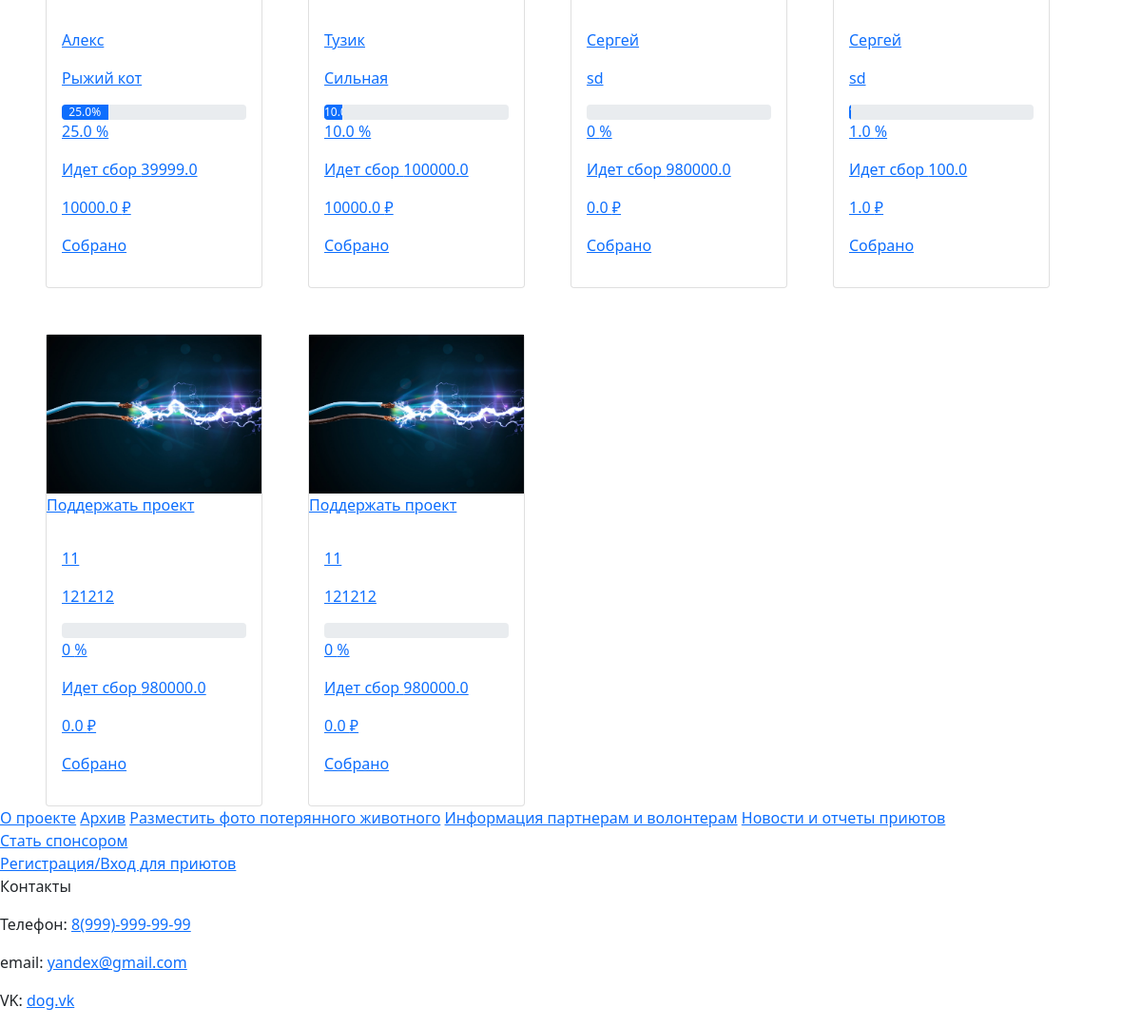
The app's page /allAnimals (lower part), older data.
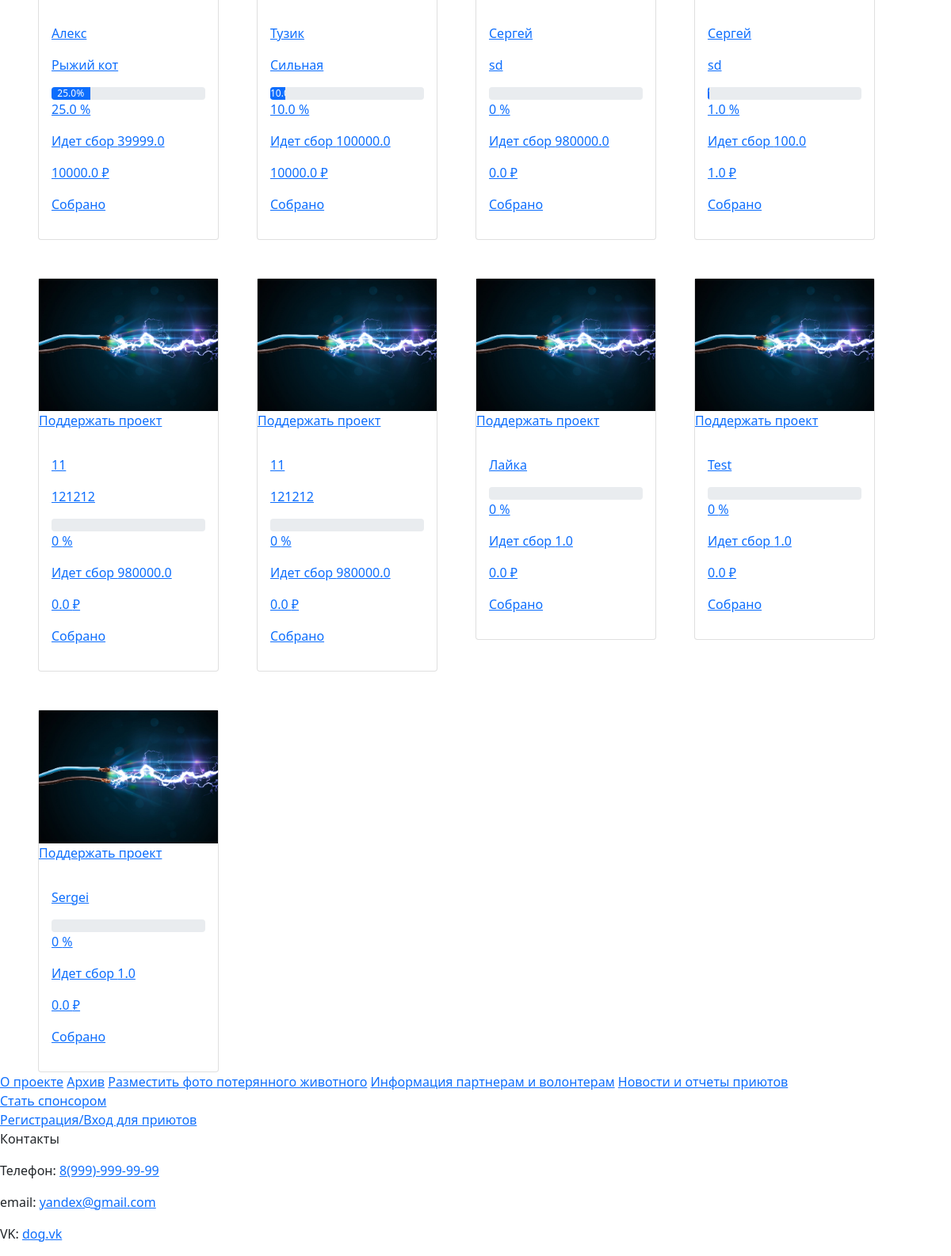
The same page, newer data.
### Main/models.py (models this page shows, shortened)
class Collection(models.Model): # Карточка с животным
    name = models.CharField(max_length=200)
    comment = models.TextField(blank=True, null=True)
    summ = models.FloatField(max_length=200)
    summ_now = models.FloatField(max_length=200, blank=True, null=True)
    summ_persent = models.CharField(max_length=200, blank=True, null=True)
    photo = models.ImageField(upload_to='static/img/cardsAnimal', blank=True, null=True)
    video = models.FileField(upload_to='static/video/cardsAnimal', blank=True, null=True)
    status = models.CharField(max_length=200, choices=(("В приюте", "В приюте"), ("Забрали", "Забрали"), ("Не опреденно", "Не опреденно"), ("Архив", "Архив")))
    breed = models.CharField(max_length=200, blank=True, null=True)
    gender = models.CharField(max_length=10, choices=(('Девочка', 'Девочка'), ('Мальчик', 'Мальчик')), blank=True, null=True)
    age = models.CharField(max_length=200, blank=True, null=True)
    city = models.CharField(max_length=200)
    choice_shelter = models.ForeignKey(AccountShelter, on_delete=models.CASCADE, blank=True, null=True)

### Main/views.py (the view)
# urls.py: path('allAnimals', views.allAnimals, name='allAnimals'),
def allAnimals(request):
    collection = Collection.objects.all()
    shelterAll = AccountShelter.objects.all()
    citys = []
    for city in shelterAll:
        if city.city not in citys:
            citys.append(city.city)
    shelters = []
    for shelter in shelterAll:
        shelters.append(shelter)
    return render(request, "allAnimals.html", {"collection": collection,
                                                "citys": citys,
                                                "shelters": shelters})

### Main/models.py (called while the page is built)
    def __str__(self):
        return self.name

### Main/templatetags/help_filter.py (called while the page is built)
@register.simple_tag
def persent(value_1, value_2):
    if value_1 == 0 or value_2 == 0:
        return 0
    else:
        return round(float(value_1 / value_2) * 100, 2)

### templates/allAnimals.html (shortened to what this page needs)
{% extends 'base.html' %}
{% load help_filter %}
{% block content %}
<section class="container-fluid cards row g-5" id="cards_animal">
    {% for card in collection %}
    <div class="col-3 col-offset-2 card_animal" name="{{card.choice_shelter}}+{{card.city}}">
        <a href="help/{{card.id}}" class="card">
            <div class="img">
                <img class="w-100" src="/static/img/header.jpg">
                <p class="post_text">Поддержать проект</p>
            </div>
            <div class="p-3">
                <p class="name">{{card.name}}</p>
                <p class="text">{{card.comment}}</p>
                <div class="progress">
                    <div class="progress-bar" role="progressbar" style="width:{% persent card.summ_now card.summ %}%" aria-valuenow="5" aria-valuemin="0" aria-valuemax="100">{% persent card.summ_now card.summ %}%</div>
                </div>
                <div class="info">
                    <div class="left">
                        <p class="persent">{% persent card.summ_now card.summ %} %</p>
                        <p class="info_text">Идет сбор {{card.summ}}</p>
                    </div>
                    <div class="right">
                        <p class="summ">{{card.summ_now}} ₽</p>
                        <p class="info_text">Собрано</p>
                    </div>
                </div>
            </div>
        </a>
    </div>
    {% endfor %}
</section>
{% endblock %}

### templates/base.html (shortened to what this page needs)
<!DOCTYPE html>
{% load sass_tags %}
{% load static %}
<html>
    <head>
        <link href="{% sass_src 'css/styles.scss' %}" rel="stylesheet" type="text/css" />
        <link href="https://cdn.jsdelivr.net/npm/bootstrap@5.1.3/dist/css/bootstrap.min.css" rel="stylesheet">
    </head>
    <body>
        {% block content %}
        {% endblock %}
        <section class="footer">
            <div>
                <div class="footer-links">
                    <a href="#">О проекте</a>
                    <a href="#">Архив</a>
                    <a href="#">Разместить фото потерянного животного</a>
                    <a href="#">Информация партнерам и волонтерам</a>
                    <a href="#">Новости и отчеты приютов</a>
                </div>
                <div class="menu-footer">
                    <div class="button"><a href="{% url 'support' %}">Стать спонсором</a></div>
                    <div class="button"><a href="#"  data-bs-toggle="modal" data-bs-target="#registry_form">Регистрация/Вход для приютов</a></div>
                </div>
            </div>
            <div class="footer-contacts">
                <p class="contscts-title">Контакты</p>
                <p>Телефон: <a href="tel:899999999">8(999)-999-99-99</a></p>
                <p>email: <a href="mailto:yandex@gmail.com">yandex@gmail.com</a></p>
                <p>VK: <a href="https://vk.com" target="_blank">dog.vk</a></p>
            </div>
        </section>
    </body>
</html>

Row changes from the older to the newer data that the page shows:
added Collection: name "Лайка", summ_now+summ "0", summ "1.0", summ_now "0.0"
added Collection: name "Test", summ_now+summ "0", summ "1.0", summ_now "0.0"
added Collection: name "Sergei", summ_now+summ "0", summ "1.0", summ_now "0.0"
